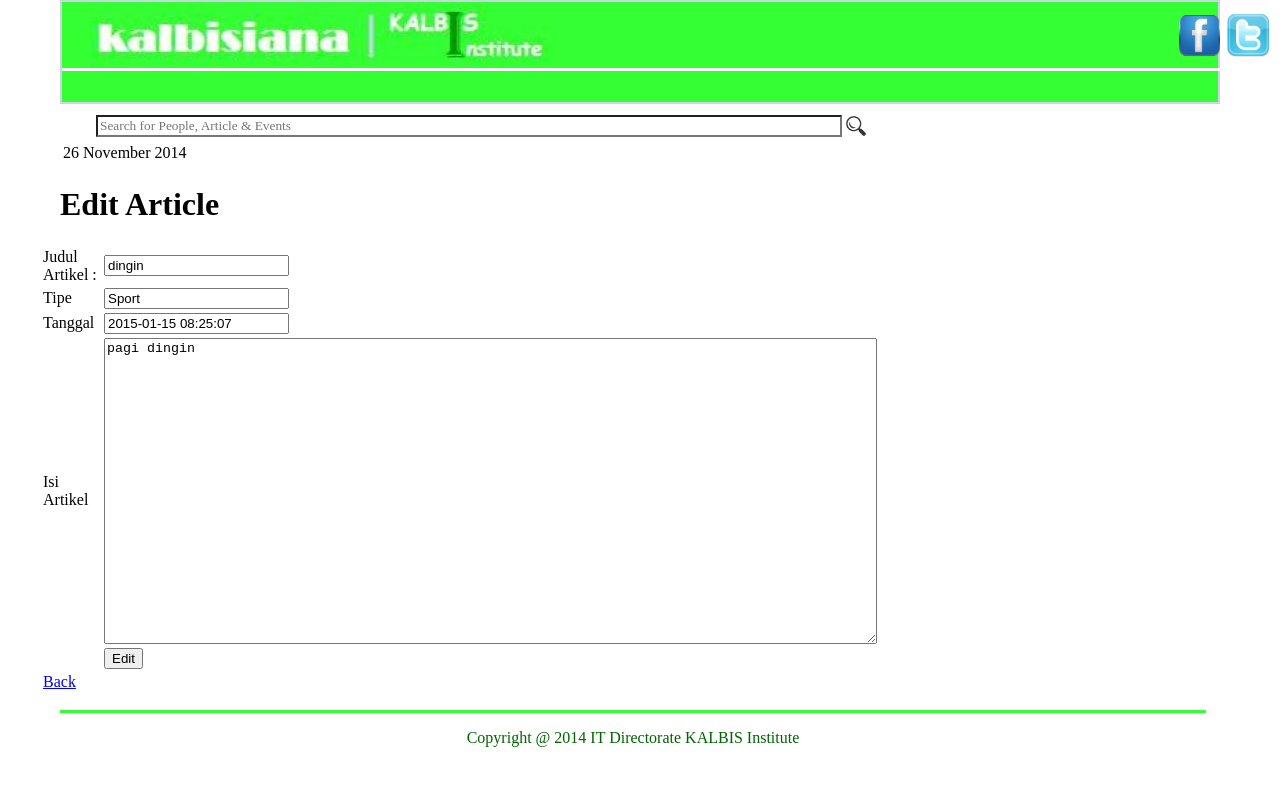
The page /editarticle.php?ID=5 on the database its author committed.
### tables this page shows
CREATE TABLE IF NOT EXISTS `artikel` (
`id_artikel` int(100) NOT NULL,
  `nim` int(10) NOT NULL,
  `judul` text NOT NULL,
  `isi` text NOT NULL,
  `tipe` text NOT NULL,
  `tanggal` datetime NOT NULL,
  `status` varchar(10) NOT NULL DEFAULT 'PENDING'
);

### editarticle.php (the view, shortened to what this page needs)
<?php
	include ("koneksi.php");
?>
<html>
	<head>
		<link type="text/css" rel="stylesheet" href="css/style_admin.css" />
		<?php
			$id = $_GET['ID'];
			$sql = "SELECT * FROM artikel WHERE id_artikel = '$id'";
			$hasil = mysqli_query($koneksi, $sql);
			$baris = mysqli_fetch_array($hasil);
		?>
	</head>
	<body>
		<div id="outer_header">
			<center>
				<table id="TabelHeader">
					<tr>
						<td>
							<div id="logo">
								<a href="index.php">
									<img id="ImageLogo" src="css/images/logo.jpg" height="62px">
								</a>
							</div>
						</td>
						<td>
							<a href="https://www.facebook.com/"><img src="css/images/fb.png" width="45px"></a>
						</td>
						<td>
							<a href="https://www.twitter.com/"><img src="css/images/twitter.png" width="45px"></a>
						</td>
					</tr>
				</table>
			</center>
		</div>
		<div id="outer_content">
			<div id="outer_kiri" class="conten_kanan_kiri">
				<div style="margin-left:20px;">
					<table>
						<tr>
							<td>
								<div id="outer_search">
									<table>
										<tr>
											<td>
												<div id="outer_input_text_search">
													<input type="text" id="input_text_search" placeholder="Search for People, Article & Events"/>
												</div>
											</td>
											<td>
												<div id="icon_search">
													<div id="iconnya">
														<img src="css/images/search.png" width="100%">
													</div>
												</div>
											</td>
										</tr>
									</table>
								</div>
							</td>
						</tr>
						<tr>
							<td>
								26 November 2014
							</td>
						</tr>
					</table>
				</div>
				<form action="editproses_article.php" method="POST">
					<div style="margin-left:20px;">
						<h1>Edit Article</h1>
					</div>
					<table>
					<tr>
						<td>Judul Artikel :</td>
						<td><input type ="text" name="judul" value="<?php echo $baris['judul']; ?>"></td>
					</tr>
					<tr>
						<td>Tipe</td>
						<td><input type ="text" name="tipe" value="<?php echo $baris['tipe']; ?>"></td>
					</tr>
					<tr>
						<td>Tanggal</td>
						<td><input type ="text" name="tanggal" value="<?php echo $baris['tanggal']; ?>"></td>
					</tr>
					<tr>
						<td>Isi Artikel</td>
						<td><textarea name="isi" rows="20" cols="94" value=""><?php echo $baris['isi']; ?></textarea>
								</td>
					</tr>
					<tr>
						<td></td>
						<td><input type ="submit" name ="edit" value="Edit"></td>
					</tr>
					<tr>
						<td>
							<a href="viewarticle.php">Back</a>
						</td>
					</tr>
					</table>
				</form>
			</div>
		</div>
<?php require_once("footer.php"); ?>

### Css/style_admin.css (style rules this page uses)
body { margin:0px; }
#outer_header { background:#34ff33; width:90%; height:100px; border: 2px solid #c9d5e3; margin-left: 60px; margin-right:30px; font-family: calibri; }
#outer_content { width:100%; height:auto; }
#logo { width:1108px; height:60px; }
#TabelHeader { border-bottom: 3px solid white; }
#ImageLogo { margin-left: 25px; }
#outer_kiri { width:840px; height:auto; margin-left:40px; font-family: calibri; }
.conten_kanan_kiri { float:left; }
#outer_search { border-radius:5px; margin:5px 5 0 30px; background:white; }
#outer_input_text_search { width:746px; }
#input_text_search { width:100%; background:white; font-family: calibri; }
#icon_search { width:30%; }
#iconnya { width:20px; height:20px; }

### rows shown on the page
artikel: judul "dingin", tipe "Sport", tanggal "2015-01-15 08:25:07", isi "pagi dingin"
